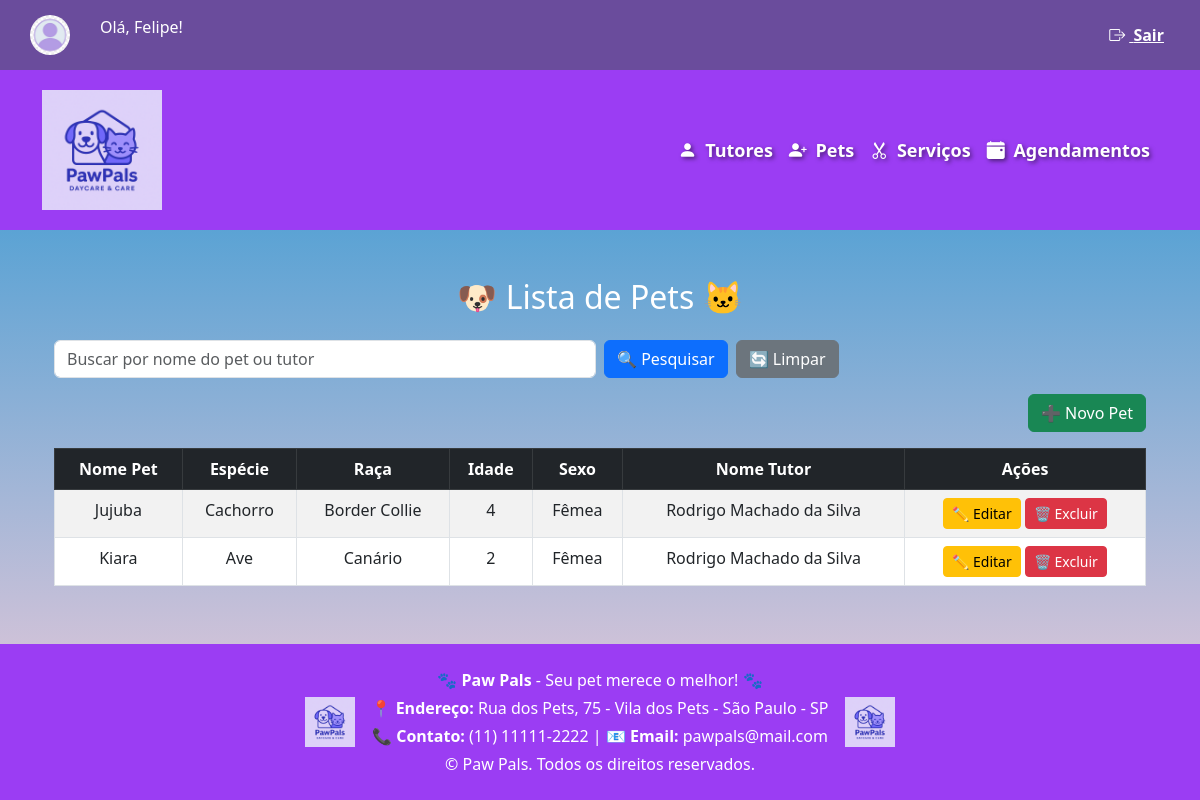
Page /pets/ (signed in) on the committed database.
### klugpet/models.py (models this page shows, shortened)
class Usuario(AbstractUser):
    NIVEL_CHOICES = (
        ('admin', 'Administrador'),
        ('funcionario', 'Funcionário'),
    )
    nivel = models.CharField(max_length=20, choices=NIVEL_CHOICES, default='funcionario')

class Pet(models.Model):
    nome = models.CharField(max_length=100)
    especie = models.CharField(max_length=100)
    raca = models.CharField(max_length=100, blank=True, null=True)
    idade = models.CharField(blank=True, null=True)
    sexo = models.CharField(max_length=100, blank=True, null=True)
    peso = models.FloatField(blank=True, null=True)
    observacoes_medicas = models.TextField(blank=True, null=True)
    foto = models.ImageField(upload_to='pets/', blank=True, null=True)
    tutor = models.ForeignKey(Tutor, on_delete=models.CASCADE)

class Tutor(models.Model):
    nome_completo = models.CharField(max_length=255)
    cpf = models.CharField(max_length=14, unique=True)
    telefone = models.CharField(max_length=20, blank=True, null=True)
    email = models.EmailField(blank=True, null=True)
    endereco = models.TextField(blank=True, null=True)
    cidade = models.TextField(blank=True, null=True)
    estado = models.TextField(blank=True, null=True)
    conheceu = models.TextField(blank=True, null=True)

### klugpet/views.py (the view)
# urls.py: path('pets/', views.listar_pets, name='listar_pets'),
@login_required
def listar_pets(request):
    query = request.GET.get('q', '')
    if query:
        pets = Pet.objects.filter(
            Q(nome__icontains=query) | Q(tutor__nome_completo__icontains=query)
        )
    else:
        pets = Pet.objects.all()
    return render(request, 'listar_pet.html', {'pets': pets})

### klugpet/templates/listar_pet.html (shortened to what this page needs)
{% extends "base.html" %}
{% block content %}
<div class="container mt-4">
    <h2 class="text-center mb-4">🐶 Lista de Pets 🐱</h2>
    <form method="GET" class="mb-3">
        <div class="row g-2">
            <div class="col-md-6">
                <input type="text" name="q" class="form-control" placeholder="Buscar por nome do pet ou tutor" value="{{ request.GET.q }}">
            </div>
            <div class="col-md-3 d-flex">
                <button type="submit" class="btn btn-primary me-2">🔍 Pesquisar</button>
                <a href="{% url 'listar_pets' %}" class="btn btn-secondary">🔄 Limpar</a>
            </div>
        </div>
    </form>
    <div class="text-end mb-3">
        <a href="{% url 'cadastro_pet' %}" class="btn btn-success">➕ Novo Pet</a>
    </div>
    <div class="table-responsive">
        <table class="table table-bordered table-striped text-center">
            <thead class="table-dark">
                <tr>
                    <th>Nome Pet</th>
                    <th>Espécie</th>
                    <th>Raça</th>
                    <th>Idade</th>
                    <th>Sexo</th>
                    <th>Nome Tutor</th>
                    <th>Ações</th>
                </tr>
            </thead>
            <tbody>
                {% for pet in pets %}
                <tr>
                    <td>{{ pet.nome }}</td>
                    <td>{{ pet.especie }}</td>
                    <td>{{ pet.raca }}</td>
                    <td>{{ pet.idade }}</td>
                    <td>{{ pet.sexo }}</td>
                    <td>{{ pet.tutor.nome_completo }}</td>
                    <td>
                        <div class="d-grid gap-2 d-md-block">
                        <a href="{% url 'editar_pet' pet.id %}" class="btn btn-warning btn-sm" title="Editar">
                            ✏️ Editar
                        </a>
                        <a href="{% url 'excluir_pet' pet.id %}" class="btn btn-danger btn-sm" title="Excluir"
                        onclick="return confirm('Tem certeza que deseja excluir este pet?');">
                            🗑️ Excluir
                        </a>
                        </div>
                    </td>
                </tr>
                {% empty %}
                <tr>
                    <td colspan="8" class="text-center">Nenhum pet encontrado.</td>
                </tr>
                {% endfor %}
            </tbody>
        </table>
    </div>
</div>
{% endblock %}

### klugpet/templates/base.html (shortened to what this page needs)
<!DOCTYPE html>
<html lang="pt-br">
<head>
    {% load static %}
    <link rel="stylesheet" href="https://cdn.jsdelivr.net/npm/bootstrap@5.3.0/dist/css/bootstrap.min.css">
    <link rel="stylesheet" href="https://cdn.jsdelivr.net/npm/bootstrap-icons@1.11.3/font/bootstrap-icons.min.css">
</head>
<body>
    <div class="header-top">
        <div class="user-logo">
            {% if user.is_authenticated %}
                <img src="{% static 'img/user_avatar.jpg' %}" alt="Avatar" class="rounded-circle">
                <p class="user-info">Olá, {{ user.username }}!</p>
            {% else %}
                <p class="user-info">Bem-vindo, visitante!</p>
            {% endif %}
        </div>
        <div>
            {% if user.is_authenticated %}
                <form method="POST" action="{% url 'logout' %}" onsubmit="return confirmLogout()">
                    <button type="submit" class="logout-btn"><i class="bi bi-box-arrow-right me-1"></i> Sair</button>
                </form>
            {% endif %}
        </div>
    </div>
    <nav class="navbar navbar-expand-lg navbar-dark">
        <div class="container">
            <a class="navbar-brand d-flex align-items-center" href="{% if user.is_authenticated %}{% url 'home' %}{% else %}{% url 'login' %}{% endif %}">
                <img src="{% static 'img/logo_daycare.png' %}" alt="Logo" width="120" height="120" class="me-3">
            </a>
            <div class="collapse navbar-collapse" id="navbarNav">
                <ul class="navbar-nav ms-auto">
                    <li class="nav-item"><a class="nav-link" href="{% url 'cadastro_tutor' %}"><i class="bi bi-person-fill me-1"></i> Tutores</a></li>
                    <li class="nav-item"><a class="nav-link" href="{% url 'cadastro_pet' %}"><i class="bi bi-person-plus-fill me-1"></i> Pets</a></li>
                    <li class="nav-item"><a class="nav-link" href="{% url 'cadastro_servico' %}"><i class="bi bi-scissors me-1"></i> Serviços</a></li>
                    <li class="nav-item"><a class="nav-link" href="{% url 'agendamento' %}"><i class="bi bi-calendar-event-fill me-1"></i> Agendamentos</a></li>
                </ul>
            </div>
        </div>
    </nav>
    <div class="container content py-4">
        {% block content %}{% endblock %}
    </div>
    <footer class="footer text-white text-center py-4">
        <div class="container d-flex justify-content-center align-items-center flex-wrap gap-3">
            <img src="{% static 'img/logo_daycare.png' %}" alt="Logo" style="width: 50px; height: auto;">
            <div class="text-center">
                <p class="mb-1">🐾 <strong>Paw Pals</strong> - Seu pet merece o melhor! 🐾</p>
                <p class="mb-1">📍 <strong>Endereço:</strong> Rua dos Pets, 75 - Vila dos Pets - São Paulo - SP</p>
                <p class="mb-1">📞 <strong>Contato:</strong> (11) 11111-2222 | 📧 <strong>Email:</strong> pawpals@mail.com</p>
                <p class="mb-0">© Paw Pals. Todos os direitos reservados.</p>
            </div>
            <img src="{% static 'img/logo_daycare.png' %}" alt="Logo" style="width: 50px; height: auto;">
        </div>
    </footer>
</body>
</html>

### klugpet/templates/base.html (style rules this page uses)
body { background: linear-gradient(to top, #f8cdda, #1c92d2); min-height: 100vh; display: flex; flex-direction: column; color: white; }
.footer { background-color: #9b3df3; }
.navbar { background-color: #9b3df3; padding: 15px; }
.navbar-brand, .navbar-nav .nav-link { color: #ffffff !important; font-weight: bold; font-size: 18px; text-shadow: 2px 2px 4px rgba(0, 0, 0, 0.5); }
.content { flex: 1; }
.header-top { background-color: #6a4c9c; padding: 15px 30px; display: flex; justify-content: space-between; align-items: center; color: white; }
.user-info { font-size: 16px; margin-left: 20px; }
.logout-btn { background-color: transparent; border: none; color: white; cursor: pointer; font-weight: bold; text-decoration: underline; }
.user-logo { display: flex; align-items: center; }
.user-logo img { height: 40px; width: 40px; border-radius: 50%; margin-right: 10px; }

### rows in the picture
Usuario: username "Felipe"
Pet: nome "Jujuba", especie "Cachorro", raca "Border Collie", idade "4", sexo "Fêmea", tutor.nome_completo "Rodrigo Machado da Silva"
Pet: nome "Kiara", especie "Ave", raca "Canário", idade "2", sexo "Fêmea", tutor.nome_completo "Rodrigo Machado da Silva"
